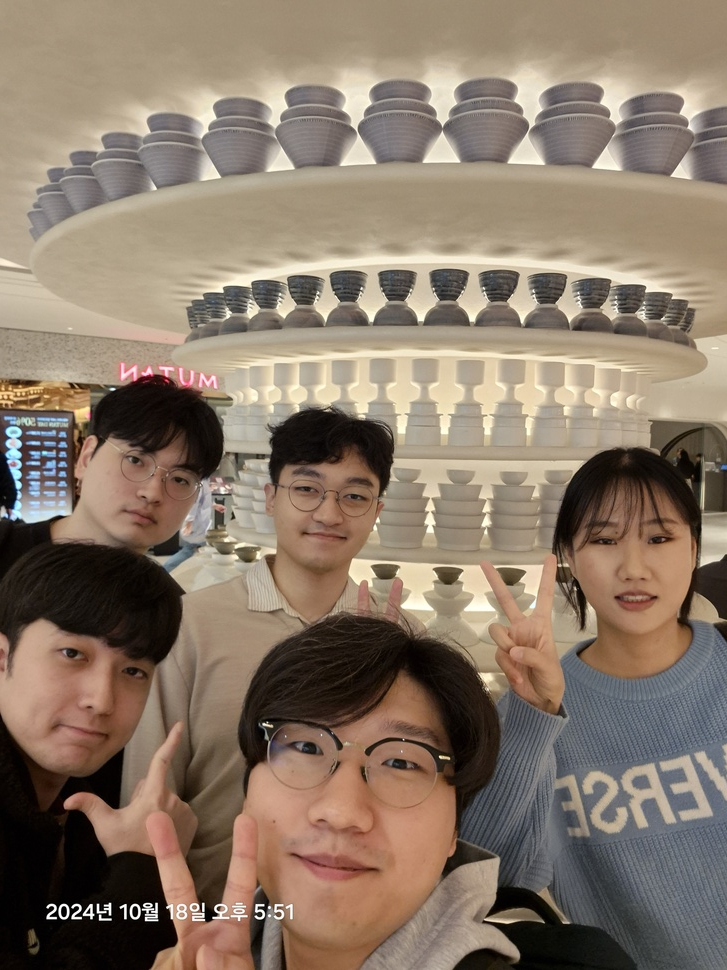
#> input picture AI/sample2.jpg, 727 x 970 px, shrunk from 3000 x 4000 before the run
$ python test2haar.py
#> lines starting #> are read from the running program, lines starting #| are printed output that depends on the picture; after the words box and inside, x2 and y2 are one past the last pixel; in counts of white or black regions, pixels touching at a corner belong together
import cv2
import matplotlib.pyplot as plt
face_cascade = cv2.CascadeClassifier('haarcascade_frontalface_default.xml')

img = cv2.imread("sample2.jpg")
#> img is the input picture: shape (970, 727, 3); mean B, G, R 104.2, 120.2, 136.7

gray = cv2.cvtColor(img, cv2.COLOR_BGR2GRAY)
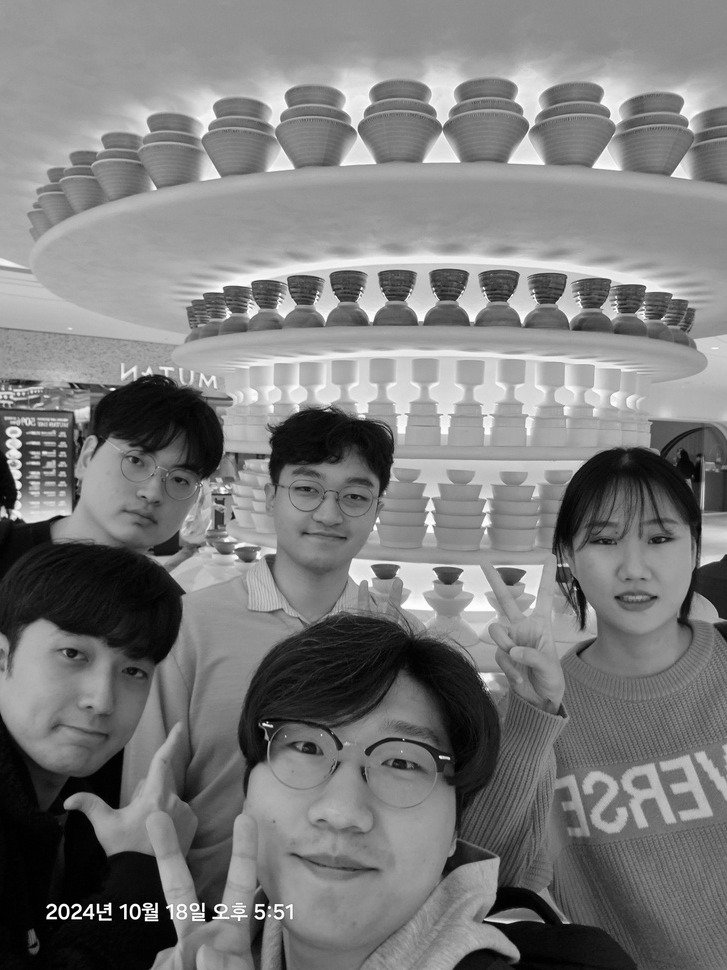
#> gray: shape (970, 727); min 0, max 255, mean 123.3
faces = face_cascade.detectMultiScale(gray, 1.5, 2)
#> faces = [[194, 459, 54, 54], [263, 448, 122, 122], [577, 502, 122, 122], [216, 655, 273, 273]]

for (x, y, w, h) in faces:
    cv2.rectangle(img, (x, y), (x+w, y+h), (255, 0, 0), 2)
#> this loop made 4 passes
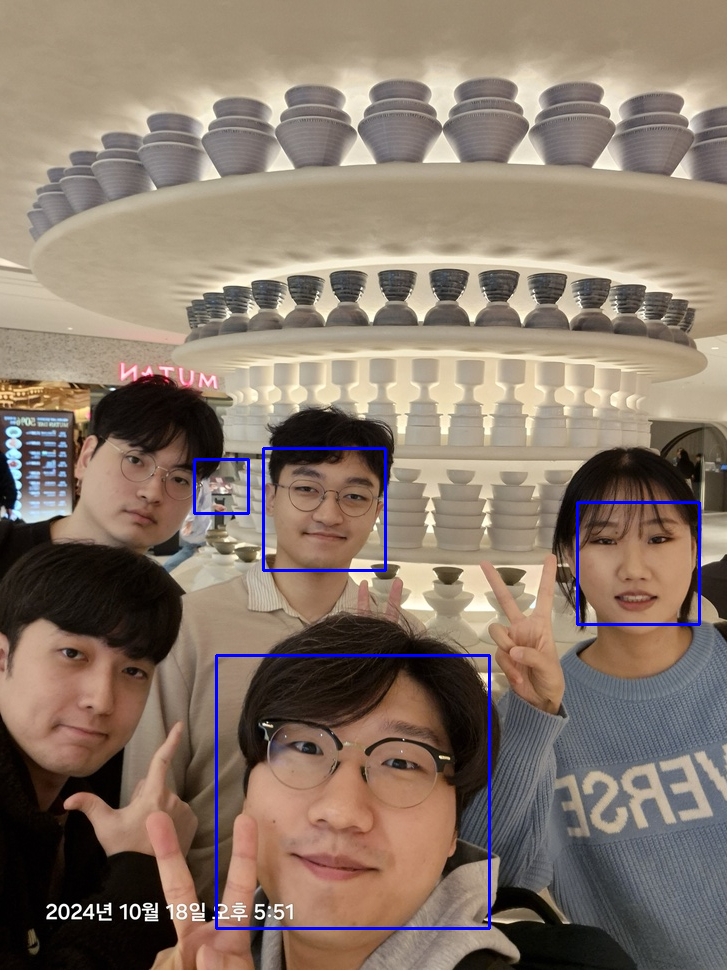
#> img: shape (970, 727, 3); 0.97% of pixels changed, all inside (x1, y1, x2, y2) = (193, 447, 701, 930)

print(faces)
#| [[194 459  54  54]
#|  [263 448 122 122]
#|  [577 502 122 122]
#|  [216 655 273 273]]
plt.imshow(cv2.cvtColor(img, cv2.COLOR_BGR2RGB))
plt.axis('off')
plt.show()

$ run again, with AI/sample1.jpg copied over AI/sample2.jpg
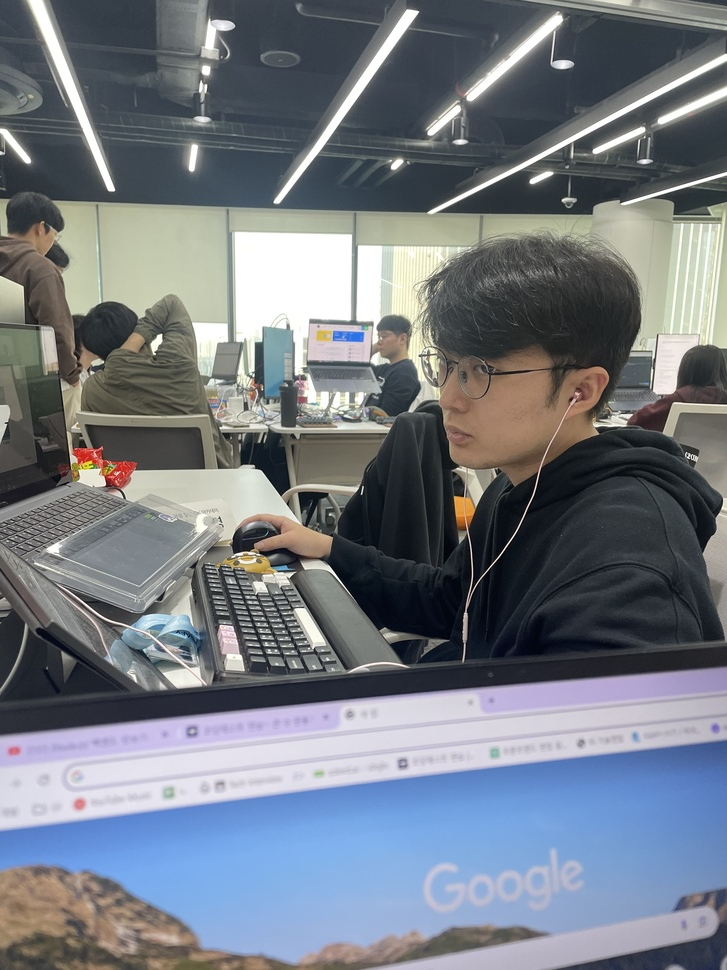
#> input picture AI/sample1.jpg, 727 x 970 px, shrunk from 3024 x 4032 before the run
#> img is the input picture: shape (970, 727, 3); mean B, G, R 129.4, 121.3, 115.3
#> `gray = cv2.cvtColor(img, cv2.COLOR_BGR2GRAY)`:
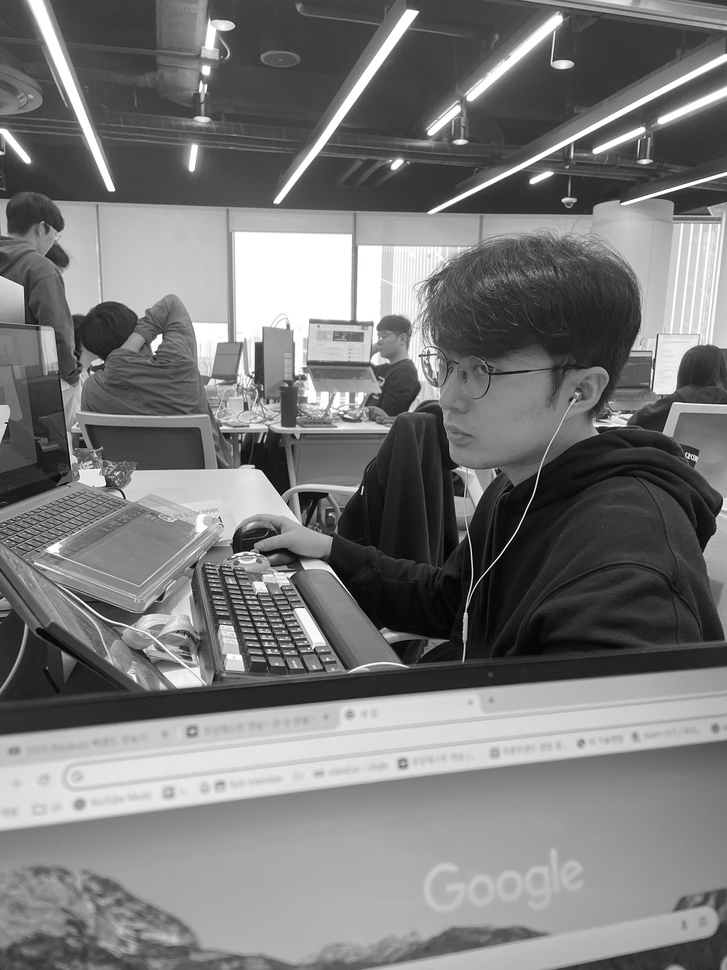
#> gray: shape (970, 727); min 0, max 255, mean 120.4
#> faces = ()

$ run again, with AI/dekku.jpg copied over AI/sample2.jpg
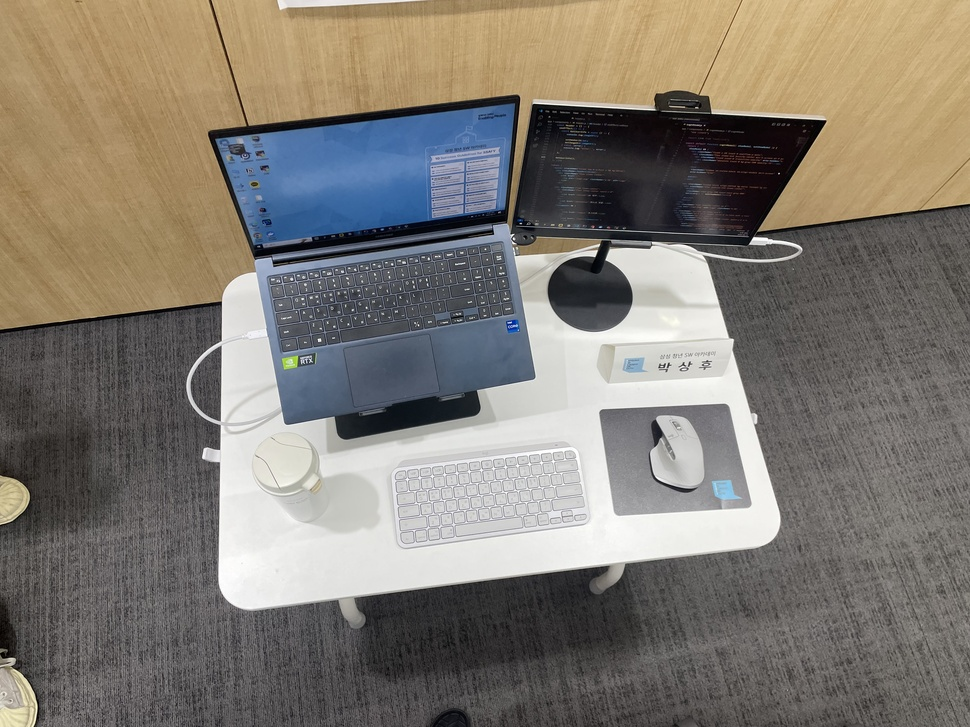
#> input picture AI/dekku.jpg, 970 x 727 px, shrunk from 4032 x 3024 before the run
#> img is the input picture: shape (727, 970, 3); mean B, G, R 114.6, 123.3, 129.2
#> `gray = cv2.cvtColor(img, cv2.COLOR_BGR2GRAY)`:
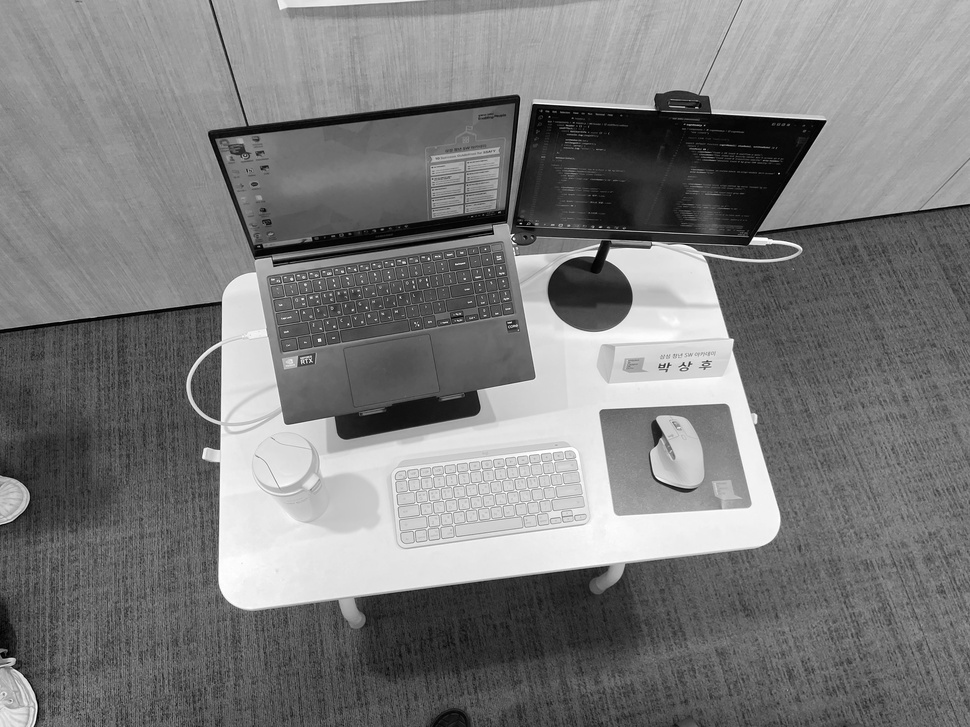
#> gray: shape (727, 970); min 0, max 255, mean 124.1
#> faces = ()
